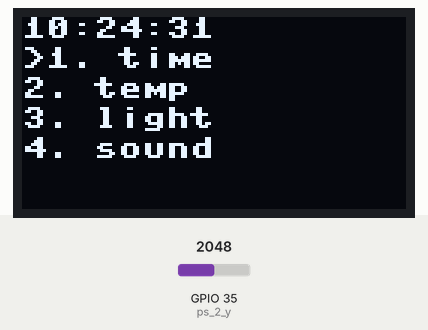
Simulated run of this program. Board: ESP32 board running MicroPython. Shown: 128×64 one-colour display. The test bench sets the inputs (shaded band); at power-on: GPIO 35 (ps_2_y) = 2048 (analog values on the 0–4095 scale). The clock reads 2024-03-15 10:24:30 at power-on unless the program sets it; library files of the repository ran but are not shown: ssd1306.py.

Above: at 1.2 s.
1.3 s: GPIO 35 (ps_2_y) set to 2939
3.5 s: GPIO 35 (ps_2_y) set to 3043
At 3.77 s:
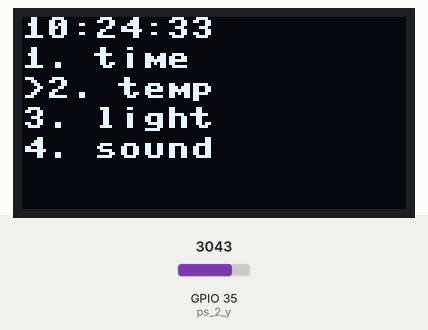
At 4.22 s:
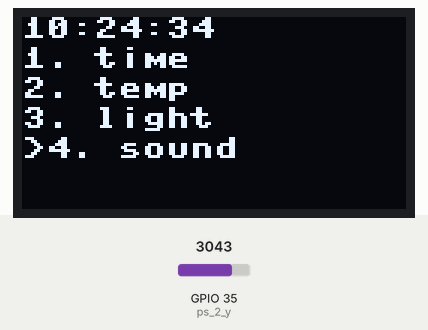
6.0 s: GPIO 35 (ps_2_y) set to 2960
Timing chart, 0 to 9.0 s (numbered marks = the images above; inputs shaded):
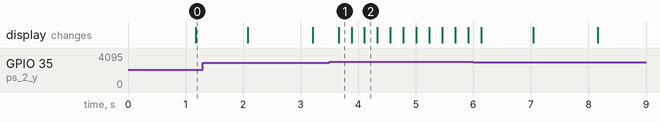

The program:

oledTest.py
```python
from machine import Pin, I2C, RTC, Timer, ADC
import time
import esp32
from common.ssd1306 import SSD1306_I2C

rtc = RTC()
# 定义对应的管脚对象
i2c = I2C(1, scl=Pin(5), sda=Pin(4), freq=400000)

# 创建 OLED 对象
oled = SSD1306_I2C(width=128, height=64, i2c=i2c)

# 清屏
oled.fill(0)


# 画点
# oled.pixel(30, 30, 1)
# oled.pixel(30, 31, 1)
# oled.pixel(30, 32, 1)
# oled.pixel(30, 33, 1)
# oled.pixel(30, 34, 1)
# oled.pixel(30, 35, 1)

# 画方块

# for x in range(30, 61):
#     for y in range(30, 61):
#         oled.pixel(x, y, 1)

def draw_time():
    date_time = rtc.datetime()
    year, month, day, _, hour, minute, second, _ = date_time
    # formatted_time = "{}-{:02d}-{:02d} {:02d}:{:02d}:{:02d}".format(year, month, day, hour, minute, second)
    formatted_time = "{:02d}:{:02d}:{:02d}".format(hour, minute, second)
    # oled.fill(0)
    oled.text(formatted_time, 0, 0)


# 定时器中断
# Timer(0).init(period=1000, mode=Timer.PERIODIC, callback=draw_time)


options = ["time", "temp", "light", "sound"]
selected = 0


def display_menu(selected):
    draw_time()  # 在最上面画出时间
    for i, option in enumerate(options):
        y_position = 10 + i * 10  # 注意这里的偏移，从第二行开始显示
        if i == selected:
            oled.text(">" + str(i + 1) + ". " + option, 0, y_position)
        else:
            oled.text(str(i + 1) + ". " + option, 0, y_position)
    oled.show()


ps_2_x = ADC(Pin(34), atten=ADC.ATTN_11DB)
ps_2_y = ADC(Pin(35), atten=ADC.ATTN_11DB)
# include "soc/ulp_arg.h"


a = """
 data:       .long 0

entry:      move r3, data    # load address of data into r3
            ld r2, r3, 0     # load data contents ([r3+0]) into r2
            add r2, r2, 1    # increment r2
            st r2, r3, 0     # store r2 contents into data ([r3+0])

            halt             # halt ULP co-prozessor (until it gets waked up again)
"""

while True:
    # 读取 Y 轴的值
    y_value = ps_2_y.read()

    # 如果 Y 轴值小于一定阈值，向上滚动
    if y_value < 1000:
        selected = (selected - 1) % len(options)
    # 如果 Y 轴值大于一定阈值，向下滚动
    elif y_value > 3000:
        selected = (selected + 1) % len(options)
    oled.fill(0)
    # 显示当前菜单项
    display_menu(selected)

    # 延迟一段时间，以降低刷新率
    time.sleep(0.2)
```

Measured:
- the behaviour switches between 3000 and 3001 on GPIO 35 (ps_2_y) (found by bisection; images 0 and 1)
- after the input at 3.5 s, the display: changes after 0.16 s (image 1)
